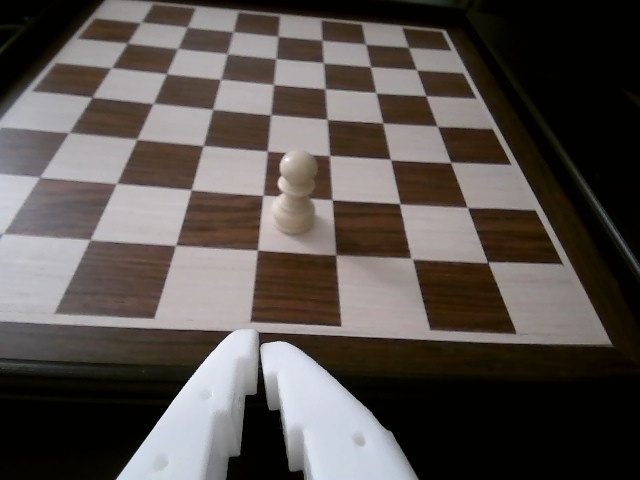
#> input picture archive/chess_test_images/current_view.jpg, 640 x 480 px, given in place of board_with_piece.jpg, which was not available; the run also reads 1 picture not shown here
$ python tune_detection.py
#> lines starting #> are read from the running program, lines starting #| are printed output that depends on the picture; after the words box and inside, x2 and y2 are one past the last pixel; in counts of white or black regions, pixels touching at a corner belong together; pictures that were not available may be replaced by others from this repository, and a replacement may not be noted
### src/lerobot/perception/chess/piece_detector.py
#!/usr/bin/env python

from __future__ import annotations

from dataclasses import dataclass
from typing import Optional

import cv2
import numpy as np


@dataclass
class OccupancyDetector:
    """Minimal background-subtraction-based occupancy over 8x8 grid.

    Provide a reference image of an empty board (aligned), then for a new frame, compute a boolean
    (8,8) mask where True indicates a piece present.
    """

    square_size_px: int
    grid_offset_xy: tuple[int, int]
    threshold: float = 25.0

    empty_reference_gray: Optional[np.ndarray] = None  # HxW uint8

    def set_empty_reference(self, image_bgr: np.ndarray) -> None:
        gray = cv2.cvtColor(image_bgr, cv2.COLOR_BGR2GRAY)
        self.empty_reference_gray = gray

    def detect(self, image_bgr: np.ndarray) -> np.ndarray:
        if self.empty_reference_gray is None:
            raise ValueError("empty_reference_gray not set. Call set_empty_reference first.")
        gray = cv2.cvtColor(image_bgr, cv2.COLOR_BGR2GRAY)
        diff = cv2.absdiff(gray, self.empty_reference_gray)
        # Simple blur + threshold for robustness
        diff = cv2.GaussianBlur(diff, (5, 5), 0)
        _, binm = cv2.threshold(diff, self.threshold, 255, cv2.THRESH_BINARY)

        occ = np.zeros((8, 8), dtype=bool)
        ox, oy = self.grid_offset_xy
        s = self.square_size_px
        for r in range(8):
            for c in range(8):
                x0 = ox + c * s
                y0 = oy + r * s
                roi = binm[y0 : y0 + s, x0 : x0 + s]
                # occupancy if sufficient foreground pixels
                occ[r, c] = (np.count_nonzero(roi) / (s * s)) > 0.05
        return occ

### src/lerobot/perception/chess/state_builder.py
#!/usr/bin/env python

from __future__ import annotations

from dataclasses import dataclass
from typing import Optional

import numpy as np


@dataclass
class ChessState:
    occupancy: np.ndarray  # (8,8) bool
    fen: str


def occupancy_to_fen(occ: np.ndarray) -> str:
    """Convert boolean occupancy to a pseudo-FEN using 'P' for any piece and '1' for empty runs.

    This is a placeholder to get board-state strings quickly. Later we can integrate python-chess
    for color and piece types.
    """
    if occ.shape != (8, 8):
        raise ValueError("occupancy must be (8,8)")
    # Ranks 8..1 top->bottom; our occ is [row, col] with row 0 as rank 1 -> invert row order
    parts = []
    for r in range(7, -1, -1):
        run = 0
        row_parts = []
        for c in range(8):
            if not occ[r, c]:
                run += 1
            else:
                if run > 0:
                    row_parts.append(str(run))
                    run = 0
                row_parts.append("P")
        if run > 0:
            row_parts.append(str(run))
        parts.append("".join(row_parts) or "8")
    # FEN requires side to move, castling, en-passant, halfmove, fullmove; provide defaults
    board_part = "/".join(parts)
    suffix = " w - - 0 1"
    return board_part + suffix


def build_state_from_occupancy(occ: np.ndarray) -> ChessState:
    fen = occupancy_to_fen(occ)
    return ChessState(occupancy=occ.astype(bool), fen=fen)

### tune_detection.py
#!/usr/bin/env python

"""Interactive tool to tune chess piece detection parameters."""

import cv2
import numpy as np
from pathlib import Path

def tune_detection():
    """Interactive detection parameter tuning."""

    print("🔧 Chess Detection Parameter Tuning")
    print("="*40)

    test_dir = Path("chess_test_images")
    if not test_dir.exists():
        print("❌ No test images found. Run test_chess_vision.py first.")
        return

    # Load test images
    board_with_piece = cv2.imread(str(test_dir / "board_with_piece.jpg"))
#> board_with_piece is the input picture: shape (480, 640, 3); mean B, G, R 77.3, 81.3, 87.3
    empty_board = cv2.imread(str(test_dir / "empty_board.jpg"))

    if board_with_piece is None or empty_board is None:
        print("❌ Could not load test images")
        return

    print("✓ Loaded test images")
    print(f"Image size: {board_with_piece.shape}")
#| Image size: (480, 640, 3)

    # Show current view and ask user to identify board area
    print(f"\n📋 Board Detection Setup:")
    print("Look at current_view.jpg to see your camera view")
    print("We need to identify:")
    print("1. Where is the chessboard in the image?")
    print("2. How big are the squares in pixels?")
    print("3. What's a good detection threshold?")

    # Interactive parameter input
    print(f"\n🎯 Parameter Input:")

    # Board position
    print("Board position (top-left corner of chessboard):")
    board_x = int(input("  X offset (pixels, try 50-200): ") or "100")
#> the answer given: 3
    board_y = int(input("  Y offset (pixels, try 50-200): ") or "100")
#> the answer given: 3

    # Square size
    square_size = int(input("Square size (pixels, try 40-80): ") or "60")
#> the answer given: 100

    # Detection threshold
    threshold = float(input("Detection threshold (try 15-40): ") or "25")
#> the answer given: 100

    print(f"\n🧪 Testing with parameters:")
    print(f"  Board position: ({board_x}, {board_y})")
    print(f"  Square size: {square_size}px")
    print(f"  Threshold: {threshold}")

    # Test detection with new parameters
    from lerobot.perception.chess.piece_detector import OccupancyDetector
    from lerobot.perception.chess.state_builder import build_state_from_occupancy

    detector = OccupancyDetector(
        square_size_px=square_size,
        grid_offset_xy=(board_x, board_y),
        threshold=threshold
    )

    detector.set_empty_reference(empty_board)
#> in set_empty_reference, `gray = cv2.cvtColor(image_bgr, cv2.COLOR_BGR2GRAY)`:
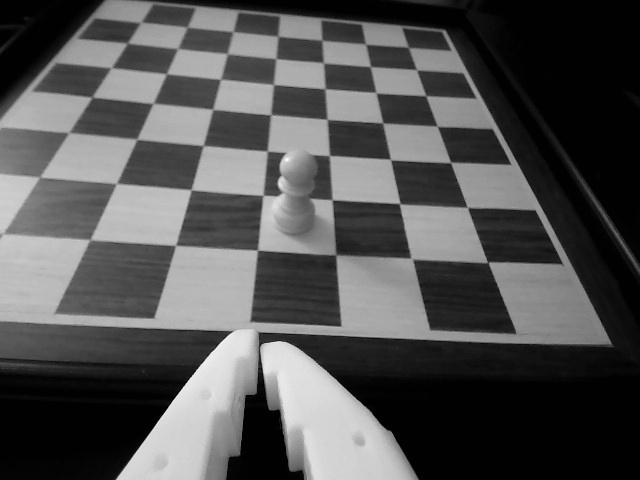
#> gray: shape (480, 640); min 0, max 254, mean 82.6
    occupancy = detector.detect(board_with_piece)
#> in detect, `diff = cv2.absdiff(gray, self.empty_reference_gray)`: diff: shape (480, 640); every value is 0
    state = build_state_from_occupancy(occupancy)
#> in build_state_from_occupancy, `fen = occupancy_to_fen(occ)`: fen = '8/8/8/8/8/8/8/8 w - - 0 1'

    piece_count = np.sum(occupancy)
#> piece_count = 0
    print(f"\n📊 Detection Results:")
    print(f"Detected pieces: {piece_count}")
#| Detected pieces: 0

    # Show occupancy grid
    print("Occupancy grid:")
    for row in range(8):
        row_str = ""
        for col in range(8):
            row_str += "♟️ " if occupancy[7-row, col] else "⬜ "
        print(f"  {8-row}: {row_str}")
    print("     a  b  c  d  e  f  g  h")

    # Create new overlay with updated parameters
    overlay = board_with_piece.copy()

    # Draw grid
    for i in range(9):
        x = board_x + i * square_size
        y = board_y + i * square_size
        if x < overlay.shape[1]:
            cv2.line(overlay, (x, board_y), (x, board_y + 8*square_size), (0, 255, 0), 2)
        if y < overlay.shape[0]:
            cv2.line(overlay, (board_x, y), (board_x + 8*square_size, y), (0, 255, 0), 2)
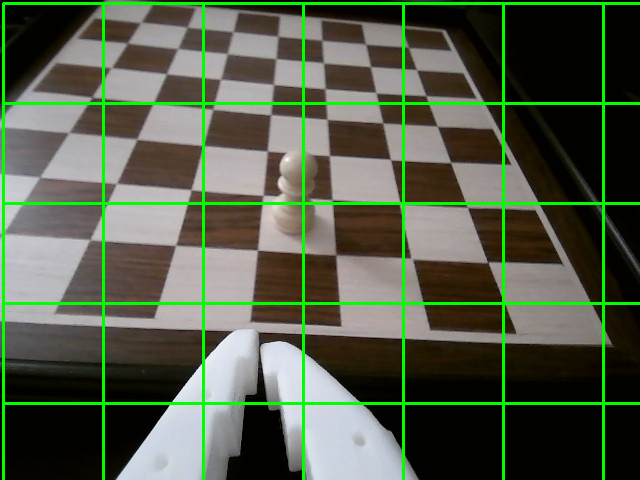
#> overlay: shape (480, 640, 3); 6.28% of pixels changed, all inside (x1, y1, x2, y2) = (2, 2, 640, 480)

    # Draw detected pieces
    for row in range(8):
        for col in range(8):
            if occupancy[row, col]:
                x = board_x + col * square_size + square_size//2
                y = board_y + row * square_size + square_size//2
                cv2.circle(overlay, (x, y), 15, (0, 0, 255), 3)

    # Add square labels
    for row in range(8):
        for col in range(8):
            x = board_x + col * square_size + 5
            y = board_y + row * square_size + 20
            square_name = f"{chr(ord('a') + col)}{8 - row}"
            cv2.putText(overlay, square_name, (x, y), cv2.FONT_HERSHEY_SIMPLEX, 0.4, (255, 255, 0), 1)
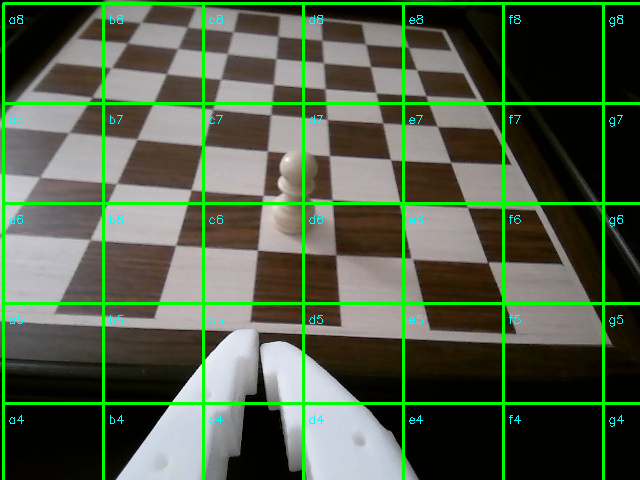
#> overlay: shape (480, 640, 3); 0.46% of pixels changed, all inside (x1, y1, x2, y2) = (9, 15, 624, 427)

    tuned_overlay_path = test_dir / "tuned_detection.jpg"
    cv2.imwrite(str(tuned_overlay_path), overlay)
    print(f"💾 Saved tuned overlay to: {tuned_overlay_path}")

    if piece_count == 1:
        print("\n🎉 PERFECT! Detected exactly 1 piece!")

        # Save good parameters
        params = {
            "board_x": board_x,
            "board_y": board_y,
            "square_size": square_size,
            "threshold": threshold
        }

        params_file = test_dir / "detection_params.json"
        with open(params_file, 'w') as f:
            json.dump(params, f, indent=2)
        print(f"💾 Saved working parameters to: {params_file}")

    elif piece_count == 0:
        print("⚠️ No pieces detected. Try:")
        print("  - Lower threshold (more sensitive)")
        print("  - Check board position")
        print("  - Ensure good lighting contrast")

    else:
        print(f"⚠️ Detected {piece_count} pieces. Try:")
        print("  - Higher threshold (less sensitive)")
        print("  - Adjust board position/size")
        print("  - Better lighting/contrast")

    print(f"\n🔄 Run again with: python tune_detection.py")

if __name__ == "__main__":
    tune_detection()
